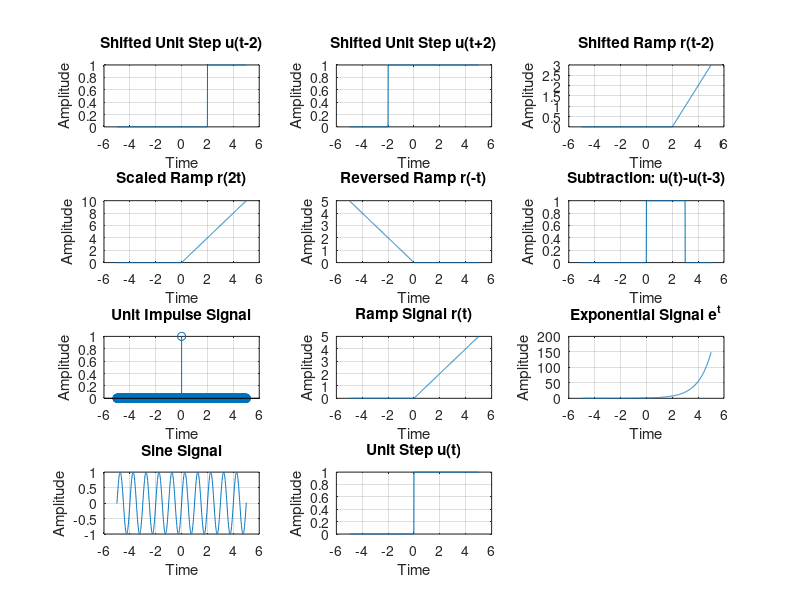

This chart was generated by the following MATLAB code:

clc;
clear;
close all;

% Time vector
t = -5:0.01:5;

% 1. Unit Impulse Signal
unit = zeros(size(t));
unit(t == 0) = 1;

% 2. Unit Step Signal u(t)
ustep = zeros(size(t));
ustep(t >= 0) = 1;

% 3. Time Shifting: u(t-2)
u_shift = zeros(size(t));
u_shift(t >= 2) = 1;

% 4. Time Shifting: u(t+2)
u_shift1 = zeros(size(t));
u_shift1(t >= -2) = 1;

% 5. Shifted Ramp Signal r(t-2)
r1 = zeros(size(t));
r1(t >= 2) = t(t >= 2) - 2;

% 6. Ramp Signal r(t)
r2 = zeros(size(t));
r2(t >= 0) = t(t >= 0);

% 7. Exponential Signal
ex = exp(t);

% 8. Sine Signal
s = sin(2*(22/7)*t);

% 9. Time Scaling: r(2t)
r_2t = max(2*t, 0);

% 10. Time Reversal: r(-t)
r_mt = max(-t, 0);

% 11. Signal Subtraction: u(t) - u(t-3)
u_step2 = zeros(size(t));
u_step2(t >= 3) = 1;
u_new = ustep - u_step2;

% Plot all signals

figure;

subplot(4,3,1);
plot(t,u_shift);
title('Shifted Unit Step u(t-2)');
xlabel('Time'); ylabel('Amplitude');
grid on;

subplot(4,3,2);
plot(t,u_shift1);
title('Shifted Unit Step u(t+2)');
xlabel('Time'); ylabel('Amplitude');
grid on;

subplot(4,3,3);
plot(t,r1);
title('Shifted Ramp r(t-2)');
xlabel('Time'); ylabel('Amplitude');
grid on;

subplot(4,3,4);
plot(t,r_2t);
title('Scaled Ramp r(2t)');
xlabel('Time'); ylabel('Amplitude');
grid on;

subplot(4,3,5);
plot(t,r_mt);
title('Reversed Ramp r(-t)');
xlabel('Time'); ylabel('Amplitude');
grid on;

subplot(4,3,6);
plot(t,u_new);
title('Subtraction: u(t)-u(t-3)');
xlabel('Time'); ylabel('Amplitude');
grid on;

subplot(4,3,7);
stem(t,unit);
title('Unit Impulse Signal');
xlabel('Time'); ylabel('Amplitude');
grid on;

subplot(4,3,8);
plot(t,r2);
title('Ramp Signal r(t)');
xlabel('Time'); ylabel('Amplitude');
grid on;

subplot(4,3,9);
plot(t,ex);
title('Exponential Signal e^t');
xlabel('Time'); ylabel('Amplitude');
grid on;

subplot(4,3,10);
plot(t,s);
title('Sine Signal');
xlabel('Time'); ylabel('Amplitude');
grid on;

subplot(4,3,11);
plot(t,ustep);
title('Unit Step u(t)');
xlabel('Time'); ylabel('Amplitude');
grid on;
